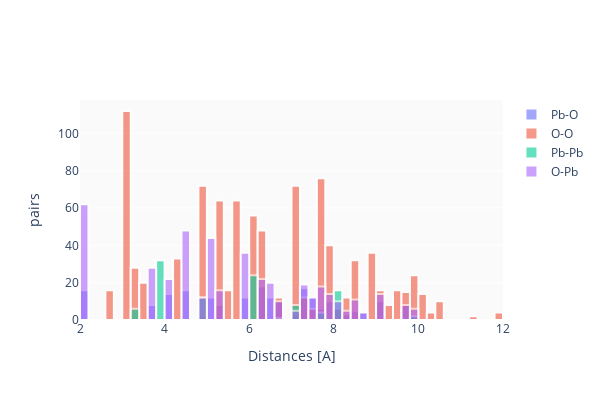

The notebook cell saved with this chart:
### Markdown cell above
## Plot histogram

### Code cell
cluster.get_pairs()
cluster.plot_hist(plot_engine="plotly")

### Figure 1 — Plotly figure (JSON) as saved in the notebook; plotly's stock layout.template omitted (floating-point values rounded to 4 significant figures; data arrays with more than 128 entries replaced by an {"elided": "..."} marker saying what was removed)
{"data": [{"marker": {"line": {"color": "white", "width": 2}}, "name": "Pb-O", "opacity": 0.6, "type": "histogram", "x": {"elided": "214 float values"}, "xbins": {"size": 0.2}}, {"marker": {"line": {"color": "white", "width": 2}}, "name": "O-O", "opacity": 0.6, "type": "histogram", "x": {"elided": "946 float values"}, "xbins": {"size": 0.2}}, {"marker": {"line": {"color": "white", "width": 2}}, "name": "Pb-Pb", "opacity": 0.6, "type": "histogram", "x": [3.39, 4.96, 3.895, 6.008, 4.96, 3.895, 6.008, 3.895, 7.014, 3.895, 7.791, 6.177, 8.024, 8.024, 6.008, 3.895, 4.96, 6.008, 3.895, 4.96, 6.177, 7.791, 3.895, 7.014, 3.895, 8.024, 8.024, 3.895, 3.39, 7.014, 8.024, 7.791, 3.895, 4.96, 3.895, 6.008, 6.177, 3.895, 8.024, 3.895, 8.024, 7.014, 8.024, 6.008, 8.024, 4.96, 8.024, 6.008, 7.014, 9.92, 7.791, 8.024, 7.014, 6.177, 6.008, 3.895, 4.96, 3.895, 3.895, 8.024, 3.895, 3.39, 3.895, 4.96, 3.895, 6.008, 6.177, 8.024, 3.895, 3.895, 6.008, 8.024, 4.96, 8.024, 6.008, 9.92, 7.014, 6.177, 6.008, 3.895, 4.96, 3.895, 8.024, 3.895, 3.895, 3.39, 6.177, 6.78, 6.008, 6.008, 3.895, 3.39, 6.177, 3.895, 3.895, 3.895, 3.39, 4.96, 4.96, 3.895, 3.895, 3.895, 6.008, 6.008, 7.014], "xbins": {"size": 0.2}}, {"marker": {"line": {"color": "white", "width": 2}}, "name": "O-Pb", "opacity": 0.6, "type": "histogram", "x": {"elided": "446 float values"}, "xbins": {"size": 0.2}}], "layout": {"barmode": "overlay", "height": 400, "plot_bgcolor": "rgba(0.02,0.02,0.02,0.02)", "width": 600, "xaxis": {"tickmode": "auto", "title": {"text": "Distances [A]"}}, "yaxis": {"title": {"text": "pairs"}}}}
